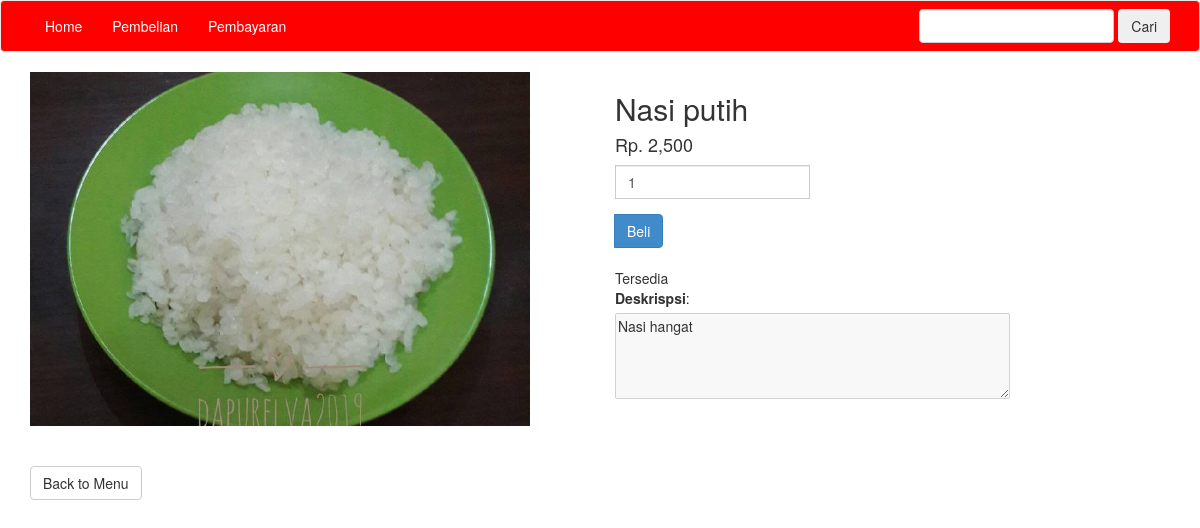
/beli.php?id=1, run on the app's committed database.
### tables this page shows
CREATE TABLE `hidangan` (
  `id_hidangan` int(11) NOT NULL,
  `nama_hidangan` varchar(100) NOT NULL,
  `harga_hidangan` int(11) NOT NULL,
  `foto_hidangan` varchar(100) NOT NULL,
  `deskripsi_hidangan` text NOT NULL,
  `status_hidangan` varchar(100) NOT NULL DEFAULT 'Tersedia'
);

### beli.php (the view, shortened to what this page needs)
<?php include 'koneksi.php'; ?>
<?php
$id_hidangan = $_GET["id"];
$ambil = $koneksi->query("SELECT * FROM hidangan WHERE id_hidangan='$id_hidangan'");
$detail = $ambil->fetch_assoc();
?>
<!DOCTYPE html>
<html>
<head>
	<link rel="stylesheet" type="text/css" href="admin/assets/css/bootstrap.css">
</head>
<body>
<?php include 'menu.php'; ?>
<section class="kontent">
	<div class="container">
		<div class="row">
			<div class="col-md-6">
				<img src="foto_hidangan/<?php echo $detail["foto_hidangan"]; ?>" alt="" class="img-responsive" width="500px" height="250px">
				<br><br>
				<a href="index.php" class="btn btn-default">Back to Menu</a>
			</div>
			<div class="col-md-4">
				<h2><?php echo $detail["nama_hidangan"] ?></h2>
				<h4>Rp. <?php echo number_format($detail["harga_hidangan"]) ?></h4>
				<form method="post">
					<div class="form-group">
						<div class="input-group">
							<input type="number" min="1" class="form-control" name="jumlah" max="" value="1">
						</div>
					</div>
					<div class="input-group-btn">
						<button class="btn btn-primary" name="beli">Beli</button>
					</div>
				</form>
 				<br><?php echo $detail['status_hidangan'] ?>
				<br><label>Deskrispsi</label>: <br>
				<textarea rows="4" cols="50" disabled><?php echo $detail['deskripsi_hidangan']  ?></textarea>
			</div>
		</div>
	</div>
</section>
</body>
</html>

### data on the page
hidangan: foto_hidangan (picture), nama_hidangan "Nasi putih", harga_hidangan "2,500", status_hidangan "Tersedia", deskripsi_hidangan "Nasi hangat"
